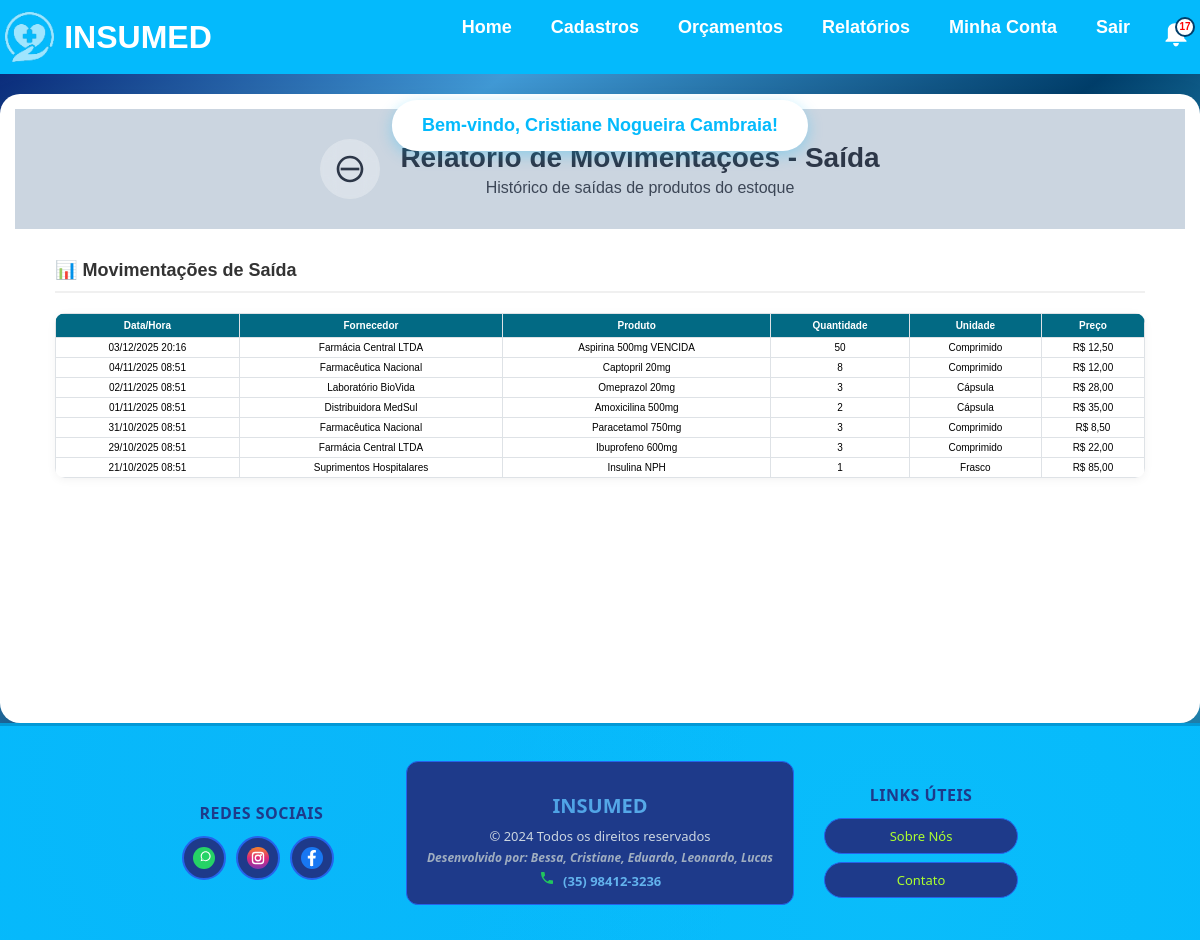
The page /relatorio-movimentacao-saida/ (signed in) on the database its author committed.
### app/models.py (models this page shows, shortened)
class MovimentacaoEstoque(models.Model):
    TIPO_CHOICES = [
        ('ENTRADA', 'Entrada'),
        ('SAIDA', 'Saída'),
    ]
    produto = models.ForeignKey(Produto, on_delete=models.CASCADE)
    tipo = models.CharField(max_length=10, choices=TIPO_CHOICES)
    quantidade = models.IntegerField()
    data_hora = models.DateTimeField(default=timezone.now)
    usuario = models.ForeignKey(Usuario, on_delete=models.SET_NULL, null=True, blank=True)
    class Meta:
        ordering = ['-data_hora']

class Produto(models.Model):
    UNIDADE_CHOICES = [
        ('Unidades', 'Unidades'),
        ('Caixa', 'Caixa'),
    ]
    nome = models.CharField(max_length=100)
    codigo_barras = models.CharField(max_length=50, blank=True, null=True, unique=True)
    preco = models.DecimalField(max_digits=10, decimal_places=2)
    preco_compra = models.DecimalField(max_digits=10, decimal_places=2, blank=True, null=True)
    descricao = models.TextField(blank=True, null=True)
    fornecedor = models.ForeignKey(Fornecedor, on_delete=models.CASCADE, related_name="produtos", null=True, blank=True)
    data_hora = models.DateTimeField(default=timezone.now)
    unidade = models.CharField(max_length=50, choices=UNIDADE_CHOICES, default="Unidades")
    quantidade = models.IntegerField()
    validade = models.DateField(blank=True, null=True)
    observacao = models.TextField(blank=True, null=True)

class Fornecedor(models.Model):
    nome = models.CharField(max_length=200, unique=True)
    cnpj = models.CharField(max_length=20, unique=True)  # Usar CharField pois pode conter caracteres especiais
    endereco = models.CharField(max_length=200)
    bairro = models.CharField(max_length=200)
    complemento = models.CharField(max_length=200, blank=True, null=True)  # Pode ser opcional
    data_nascimento = models.DateField()
    cidade = models.CharField(max_length=200)
    uf = models.CharField(max_length=2)
    cep = models.CharField(max_length=10)  # Também CharField por conta do formato
    email = models.EmailField(max_length=200)  # Melhor usar EmailField para validação
    telefone = models.CharField(max_length=20)
    ativo = models.BooleanField(default=True)

### app/views.py (the view)
# urls.py: path('relatorio-movimentacao-saida/', views.relatorio_movimentacao_saida, name='relatorio_movimentacao_saida'),
@login_required_custom
def relatorio_movimentacao_saida(request):
    movimentacoes = MovimentacaoEstoque.objects.filter(tipo='SAIDA').select_related('produto', 'produto__fornecedor').order_by('-data_hora')
    return render(request, 'relatorio_movimentacao_saida.html', {'movimentacoes': movimentacoes})

### app/context_processors.py (called while the page is built)
def usuario_logado(request):
    try:
        from .models import Usuario
        context = {
            'admin_logado': 'admin_logado' in request.session,
            'notificacoes_count': 0
        }
        if 'usuario_logado' in request.session:
            try:
                usuario = Usuario.objects.get(id=request.session['usuario_logado'])
                context['usuario_logado'] = usuario
            except Usuario.DoesNotExist:
                context['usuario_logado'] = None
        else:
            context['usuario_logado'] = None
        return context
    except Exception:
        return {
            'usuario_logado': None,
            'admin_logado': False,
            'notificacoes_count': 0
        }

### app/templates/relatorio_movimentacao_saida.html (shortened to what this page needs)
{% extends "base.html" %}
{% block content %}
<div class="movimentacao-container">
    <div class="header-section">
        <div class="icon-title">
            <div class="icon-circle">
                <svg width="32" height="32" viewBox="0 0 24 24" fill="none">
                    <path d="M19 13H5V11H19V13Z" fill="#2d3748"/>
                    <path d="M12 2C6.48 2 2 6.48 2 12S6.48 22 12 22 22 17.52 22 12 17.52 2 12 2ZM12 20C7.59 20 4 16.41 4 12S7.59 4 12 4 20 7.59 20 12 16.41 20 12 20Z" fill="#2d3748"/>
                </svg>
            </div>
            <div>
                <h1>Relatório de Movimentações - Saída</h1>
                <p>Histórico de saídas de produtos do estoque</p>
            </div>
        </div>
    </div>
    <div class="data-section">
        <div class="section-header">
            <h3>📊 Movimentações de Saída</h3>
        </div>
        <div class="table-responsive">
            <table class="modern-table">
        <thead>
            <tr>
                <th>Data/Hora</th>
                <th>Fornecedor</th>
                <th>Produto</th>
                <th>Quantidade</th>
                <th>Unidade</th>
                <th>Preço</th>
            </tr>
        </thead>
        <tbody>
            {% for mov in movimentacoes %}
            <tr>
                <td>{{ mov.data_hora|date:"d/m/Y H:i" }}</td>
                <td>{{ mov.produto.fornecedor.nome }}</td>
                <td>{{ mov.produto.nome }}</td>
                <td>{{ mov.quantidade }}</td>
                <td>{{ mov.produto.unidade }}</td>
                <td>R$ {{ mov.produto.preco }}</td>
            </tr>
            {% empty %}
            <tr><td colspan="6">Nenhuma movimentação de saída registrada</td></tr>
            {% endfor %}
            </tbody>
            </table>
        </div>
    </div>
    <div style="height: 200px;"></div>
</div>
{% endblock %}

### static/css/style.css (style rules this page uses)
body { margin: 0; font-family: Arial, sans-serif; background-image: linear-gradient(to left top, #013e6a ,#43d1ff , #013e6a ,#419ad6, #01186a); background-repeat: no-repeat; background-size: cover; background-attachment: fixed; display: flex; flex-direction: column; min-height: 100vh; }
tr th { text-align: center; align-items: center; }

### app/templates/relatorio_movimentacao_saida.html (style rules this page uses)
.movimentacao-container { max-width: 95%; width: 95%; margin: 30px auto; background: white; border-radius: 20px; box-shadow: 0 10px 30px rgba(0,0,0,0.1); overflow: hidden; }
.header-section { background: #cbd5e0; padding: 30px; color: #2d3748; }
.icon-title { display: flex; align-items: center; gap: 20px; justify-content: center; text-align: center; }
.icon-circle { width: 60px; height: 60px; background: rgba(255,255,255,0.3); border-radius: 50%; display: flex; align-items: center; justify-content: center; backdrop-filter: blur(10px); }
.header-section h1 { margin: 0; font-size: 28px; font-weight: 600; }
.header-section p { margin: 5px 0 0 0; opacity: 0.9; font-size: 16px; }
.data-section { padding: 30px 40px; margin-bottom: 0; }
.section-header { margin-bottom: 20px; padding-bottom: 10px; border-bottom: 2px solid #f0f0f0; }
.section-header h3 { margin: 0; color: #333; font-size: 18px; font-weight: 600; }
.table-responsive { margin-top: 15px; width: 100%; overflow: visible; }
.modern-table { width: 100%; border-collapse: collapse; background: white; border-radius: 10px; overflow: hidden; box-shadow: 0 2px 10px rgba(0, 0, 0, 0.05); font-size: 12px; table-layout: auto; }
.modern-table th { background: #026a84; color: white; padding: 8px 6px; text-align: center; font-weight: bold; border: 1px solid #dee2e6; vertical-align: middle; font-size: 11px; word-wrap: break-word; }
.modern-table td { padding: 6px 4px; border: 1px solid #dee2e6; vertical-align: middle; font-size: 11px; word-wrap: break-word; max-width: 150px; text-align: center; }
@media screen and (max-width: 1400px) { .movimentacao-container { max-width: 100% !important; width: 100% !important; margin: 20px 0 0 0 !important; padding: 15px !important; box-sizing: border-box !important; } }
@media screen and (max-width: 1400px) { .modern-table { font-size: 10px !important; } }
@media screen and (max-width: 1400px) { .modern-table th { padding: 6px 4px !important; font-size: 10px !important; } }
@media screen and (max-width: 1400px) { .modern-table td { padding: 4px 3px !important; font-size: 10px !important; max-width: 120px !important; } }

### rows shown on the page
MovimentacaoEstoque: data_hora "03/12/2025 20:16", produto.fornecedor.nome "Farmácia Central LTDA", produto.nome "Aspirina 500mg VENCIDA", quantidade "50", produto.unidade "Comprimido", produto.preco "12,50"
MovimentacaoEstoque: data_hora "04/11/2025 08:51", produto.fornecedor.nome "Farmacêutica Nacional", produto.nome "Captopril 20mg", quantidade "8", produto.unidade "Comprimido", produto.preco "12,00"
MovimentacaoEstoque: data_hora "02/11/2025 08:51", produto.fornecedor.nome "Laboratório BioVida", produto.nome "Omeprazol 20mg", quantidade "3", produto.unidade "Cápsula", produto.preco "28,00"
MovimentacaoEstoque: data_hora "01/11/2025 08:51", produto.fornecedor.nome "Distribuidora MedSul", produto.nome "Amoxicilina 500mg", quantidade "2", produto.unidade "Cápsula", produto.preco "35,00"
MovimentacaoEstoque: data_hora "31/10/2025 08:51", produto.fornecedor.nome "Farmacêutica Nacional", produto.nome "Paracetamol 750mg", quantidade "3", produto.unidade "Comprimido", produto.preco "8,50"
MovimentacaoEstoque: data_hora "29/10/2025 08:51", produto.fornecedor.nome "Farmácia Central LTDA", produto.nome "Ibuprofeno 600mg", quantidade "3", produto.unidade "Comprimido", produto.preco "22,00"
MovimentacaoEstoque: data_hora "21/10/2025 08:51", produto.fornecedor.nome "Suprimentos Hospitalares", produto.nome "Insulina NPH", quantidade "1", produto.unidade "Frasco", produto.preco "85,00"
